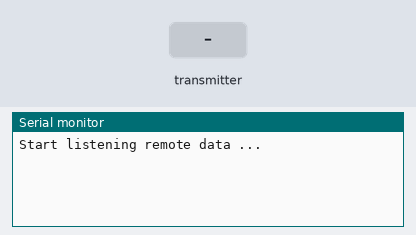
Recording of a sketch running on a simulated Arduino Uno, built with avr-gcc and run on an emulated ATmega328P. On the bench: the last lines printed to the serial monitor. The inputs (shaded band) are chosen by the test bench. No radio packets arrive unless stated.

Above: at 1.2 s.
1.3 s: the transmitter starts sending nrfDataRead.0 = 0
At 1.37 s:
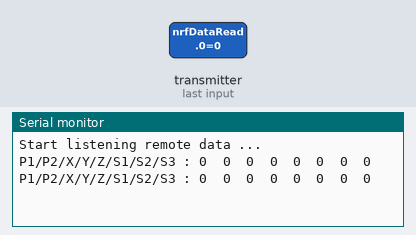
3.2 s: the transmitter starts sending nrfDataRead.1 = 0
6.2 s: the transmitter starts sending nrfDataRead.2 = 0
9.2 s: the transmitter starts sending nrfDataRead.3 = 256
At 9.37 s:
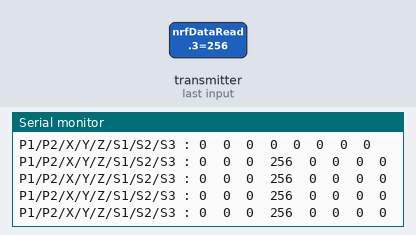
12.2 s: the transmitter starts sending nrfDataRead.4 = 256
At 12.48 s:
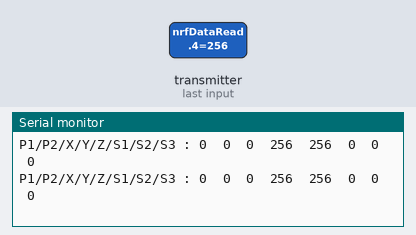

Measured:
- after the input at 1.3 s, the serial monitor: prints a new line at once (image 1)
- after the input at 9.2 s, the serial monitor: prints a new line at once (image 2)
- after the input at 12.2 s, the serial monitor: prints a new line at once (image 3)

The sketch:

05.2_Receive_Data.ino
```cpp
/**********************************************************************
  Filename    : Receive_Data.ino
  Product     : Freenove 4WD Car for UNO
  Description :Receive data from remote control and print it to monitor.
  Auther      : www.freenove.com
  Modification: 2019/08/06
**********************************************************************/
#include <SPI.h>
#include "RF24.h"

#define PIN_SPI_CE      9
#define PIN_SPI_CSN     10

RF24 radio(PIN_SPI_CE, PIN_SPI_CSN); // define an object to control NRF24L01
const byte addresses[6] = "Free1";   //set commucation address, same to remote controller
int nrfDataRead[8];            //define an array to save data from remote controller
void setup() {
  Serial.begin(9600);

  // NRF24L01
  if (radio.begin()) {                  // initialize RF24
    radio.setPALevel(RF24_PA_MAX);      // set power amplifier (PA) level
    radio.setDataRate(RF24_1MBPS);      // set data rate through the air
    radio.setRetries(0, 15);            // set the number and delay of retries
    radio.openWritingPipe(addresses);   // open a pipe for writing
    radio.openReadingPipe(1, addresses);// open a pipe for reading
    radio.startListening();             // start monitoringtart listening on the pipes opened
    Serial.println("Start listening remote data ... ");
  }
  else {
    Serial.println("Not found the nrf chip!");
  }

}

void loop() {
  delayMicroseconds(1000);
  if (radio.available()) {              // if receive the data
    while (radio.available()) {         // read all the data
      radio.read(nrfDataRead, sizeof(nrfDataRead));   // read data
    }
    Serial.print("P1/P2/X/Y/Z/S1/S2/S3 : ");
    for (int i = 0; i < sizeof(nrfDataRead) / 2; i++) {
      Serial.print(nrfDataRead[i]);
      Serial.print('\t');
    }
    Serial.print('\n');
  }
}
```
